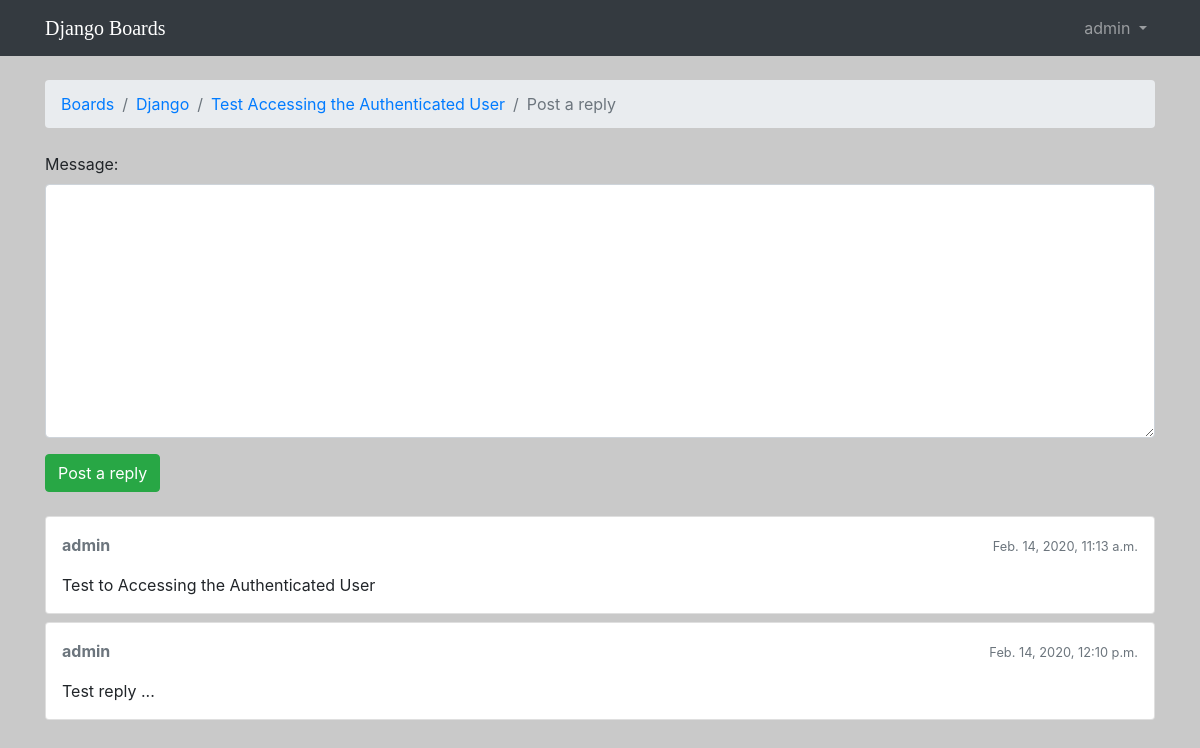
Page /boards/1/topics/3/reply/ (signed in) on the earlier database version.
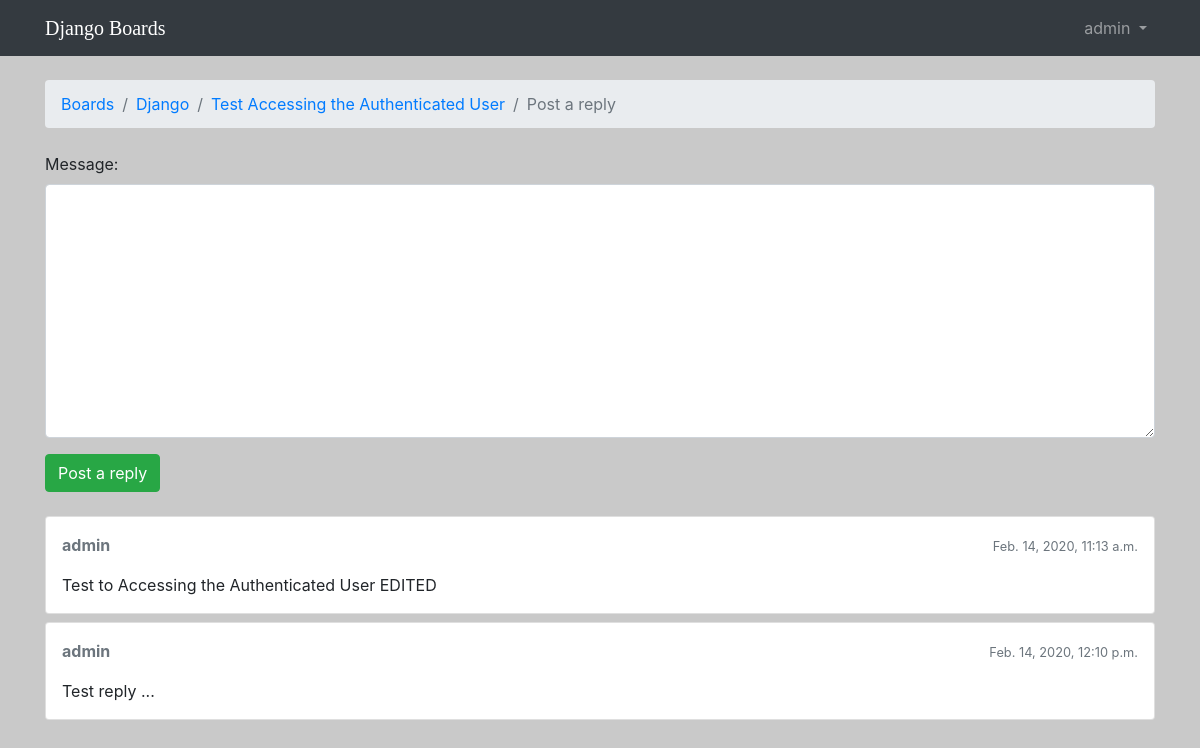
Same page on the later database version.
### boards/models.py (models this page shows, shortened)
class Topic(models.Model):
    subject = models.CharField(max_length=255)
    last_updated = models.DateTimeField(auto_now_add=True)
    board = models.ForeignKey(Board, on_delete=models.CASCADE, related_name='topics')
    starter = models.ForeignKey(User, on_delete=models.CASCADE, related_name='topics')
    views = models.PositiveIntegerField(default=0)

class Board(models.Model):
    name = models.CharField(max_length=30, unique=True)
    description = models.CharField(max_length=100)

class Post(models.Model):
    message = models.TextField(max_length=4000)
    topic = models.ForeignKey(Topic, on_delete=models.CASCADE, related_name='posts')
    created_at = models.DateTimeField(auto_now_add=True)
    updated_at = models.DateTimeField(null=True)
    created_by = models.ForeignKey(User, on_delete=models.CASCADE, related_name='posts')
    updated_by = models.ForeignKey(User, on_delete=models.CASCADE, null=True, related_name='+')

### boards/views.py (the view)
# urls.py: url(r'^boards/(?P<pk>\d+)/topics/(?P<topic_pk>\d+)/reply/$', views.reply_topic, name='reply_topic'),
@login_required
def reply_topic(request, pk, topic_pk):
    topic = get_object_or_404(Topic, board__pk=pk, pk=topic_pk)
    if request.method == 'POST':
        form = PostForm(request.POST)
        if form.is_valid():
            post = form.save(commit=False)
            post.topic = topic
            post.created_by = request.user
            post.save()
            return redirect('topic_posts', pk=pk, topic_pk=topic_pk)
    else:
        form = PostForm()
    return render(request, 'reply_topic.html', {'topic': topic, 'form': form})

### boards/forms.py
class PostForm(forms.ModelForm):
    class Meta:
        model = Post
        fields = ['message', ]

### boards/templatetags/form_tags.py (called while the page is built)
@register.filter
def input_class(bound_field):
    css_class = ''
    if bound_field.form.is_bound:
        if bound_field.errors:
            css_class = 'is-invalid'
        elif field_type(bound_field) != 'PasswordInput':
            css_class = 'is-valid'
    return 'form-control {}'.format(css_class)

### templates/reply_topic.html (shortened to what this page needs)
{% extends 'base.html' %}
{% load static %}
{% block breadcrumb %}
  <li class="breadcrumb-item"><a href="{% url 'home' %}">Boards</a></li>
  <li class="breadcrumb-item"><a href="{% url 'board_topics' topic.board.pk %}">{{ topic.board.name }}</a></li>
  <li class="breadcrumb-item"><a href="{% url 'topic_posts' topic.board.pk topic.pk %}">{{ topic.subject }}</a></li>
  <li class="breadcrumb-item active">Post a reply</li>
{% endblock %}
{% block content %}
  <form method="post" class="mb-4">
    {% include 'includes/form.html' %}
    <button type="submit" class="btn btn-success">Post a reply</button>
  </form>
  {% for post in topic.posts.all %}
    <div class="card mb-2">
      <div class="card-body p-3">
        <div class="row mb-3">
          <div class="col-6">
            <strong class="text-muted">{{ post.created_by.username }}</strong>
          </div>
          <div class="col-6 text-right">
            <small class="text-muted">{{ post.created_at }}</small>
          </div>
        </div>
        {{ post.message }}
      </div>
    </div>
  {% endfor %}
{% endblock %}

### templates/base.html (shortened to what this page needs)
{% load static %}
<!DOCTYPE html>
<html>
  <head>
    <link rel="stylesheet" href="{% static 'css/bootstrap.min.css' %}">
    <link rel="stylesheet" href="{% static 'css/app.css' %}">
  </head>
  <body style="background: #c9c9c9">
    {% block body %}
    <nav class="navbar navbar-expand-sm navbar-dark bg-dark">
      <div class="container">
        <a class="navbar-brand" href="{% url 'home' %}">Django Boards</a>
        <div class="collapse navbar-collapse" id="mainMenu">
          {% if user.is_authenticated %}
            <ul class="navbar-nav ml-auto">
              <li class="nav-item dropdown">
                <a class="nav-link dropdown-toggle" href="#" id="userMenu" data-toggle="dropdown" aria-haspopup="true" aria-expanded="false">
                  {{ user.username }}
                </a>
              </li>
            </ul>
          {% else %}
            <form class="form-inline ml-auto">
              <a href="{% url 'login' %}" class="btn btn-outline-secondary">Log in</a>
              <a href="{% url 'signup' %}" class="btn btn-primary ml-2">Sign up</a>
            </form>
          {% endif %}
        </div>
      </div>
    </nav>
    <div class="container">
      <ol class="breadcrumb my-4">
        {% block breadcrumb %}
        {% endblock %}
      </ol>
      {% block content %}
      {% endblock %}
    </div>
    {% endblock body %}
  </body>
</html>

### templates/includes/form.html (shortened to what this page needs)
{% load form_tags widget_tweaks %}
{% for field in form %}
  <div class="form-group">
    {{ field.label_tag }}
    {% render_field field class=field|input_class %}
  </div>
{% endfor %}

### static/css/app.css (style rules this page uses)
.navbar-brand { font-family: 'Peralta', cursive; }
body { background-image: url(../img/images1.jpg); }

Differences in the rows shown:
changed Post: message "Test to Accessing the Authenticated User" → "Test to Accessing the Authenticated User EDITED"
